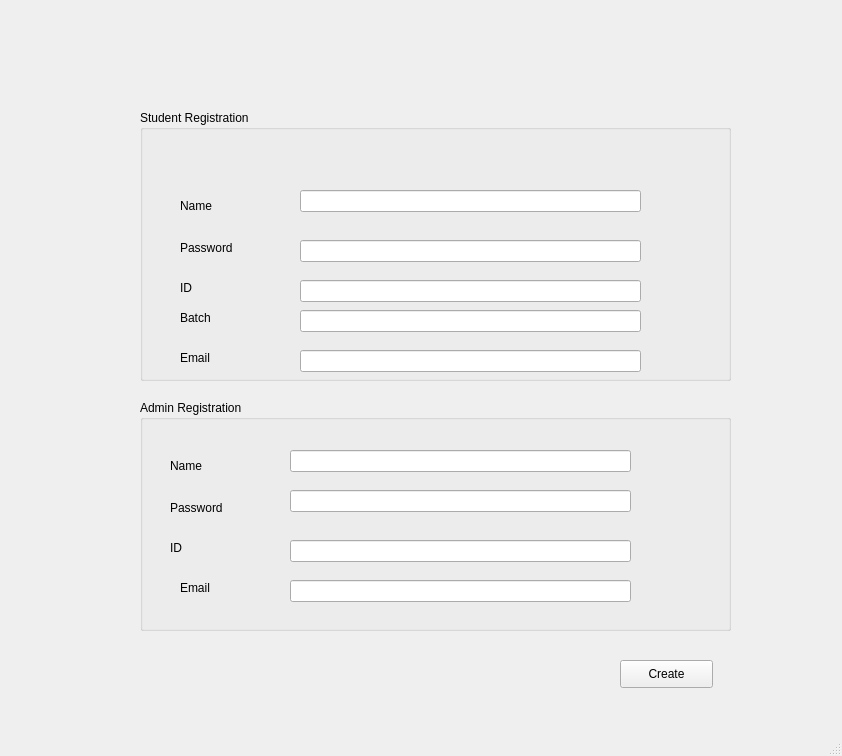
<?xml version="1.0" encoding="UTF-8"?>
<ui version="4.0">
 <class>CreateAccount</class>
 <widget class="QMainWindow" name="CreateAccount">
  <property name="geometry">
   <rect>
    <x>0</x>
    <y>0</y>
    <width>842</width>
    <height>756</height>
   </rect>
  </property>
  <property name="windowTitle">
   <string>MainWindow</string>
  </property>
  <widget class="QWidget" name="centralwidget">
   <widget class="QGroupBox" name="groupBox">
    <property name="geometry">
     <rect>
      <x>140</x>
      <y>400</y>
      <width>591</width>
      <height>231</height>
     </rect>
    </property>
    <property name="title">
     <string>Admin Registration</string>
    </property>
    <widget class="QLabel" name="label_9">
     <property name="geometry">
      <rect>
       <x>40</x>
       <y>180</y>
       <width>111</width>
       <height>16</height>
      </rect>
     </property>
     <property name="text">
      <string>Email</string>
     </property>
    </widget>
    <widget class="QLineEdit" name="Admin_Email">
     <property name="geometry">
      <rect>
       <x>150</x>
       <y>180</y>
       <width>341</width>
       <height>22</height>
      </rect>
     </property>
    </widget>
    <widget class="QLineEdit" name="Admin_Name">
     <property name="geometry">
      <rect>
       <x>150</x>
       <y>50</y>
       <width>341</width>
       <height>22</height>
      </rect>
     </property>
    </widget>
    <widget class="QLineEdit" name="Admin_Password">
     <property name="geometry">
      <rect>
       <x>150</x>
       <y>90</y>
       <width>341</width>
       <height>22</height>
      </rect>
     </property>
    </widget>
    <widget class="QLabel" name="label_6">
     <property name="geometry">
      <rect>
       <x>30</x>
       <y>100</y>
       <width>111</width>
       <height>16</height>
      </rect>
     </property>
     <property name="text">
      <string>Password</string>
     </property>
    </widget>
    <widget class="QLabel" name="label_4">
     <property name="geometry">
      <rect>
       <x>30</x>
       <y>50</y>
       <width>111</width>
       <height>31</height>
      </rect>
     </property>
     <property name="text">
      <string>Name</string>
     </property>
    </widget>
    <widget class="QLineEdit" name="Admin_ID">
     <property name="geometry">
      <rect>
       <x>150</x>
       <y>140</y>
       <width>341</width>
       <height>22</height>
      </rect>
     </property>
    </widget>
    <widget class="QLabel" name="label_10">
     <property name="geometry">
      <rect>
       <x>30</x>
       <y>140</y>
       <width>111</width>
       <height>16</height>
      </rect>
     </property>
     <property name="text">
      <string>ID</string>
     </property>
    </widget>
   </widget>
   <widget class="QGroupBox" name="groupBox_2">
    <property name="geometry">
     <rect>
      <x>140</x>
      <y>110</y>
      <width>591</width>
      <height>271</height>
     </rect>
    </property>
    <property name="title">
     <string>Student Registration</string>
    </property>
    <widget class="QLineEdit" name="Student_Name">
     <property name="geometry">
      <rect>
       <x>160</x>
       <y>80</y>
       <width>341</width>
       <height>22</height>
      </rect>
     </property>
    </widget>
    <widget class="QLineEdit" name="Student_Password">
     <property name="geometry">
      <rect>
       <x>160</x>
       <y>130</y>
       <width>341</width>
       <height>22</height>
      </rect>
     </property>
    </widget>
    <widget class="QLineEdit" name="Student_Batch">
     <property name="geometry">
      <rect>
       <x>160</x>
       <y>200</y>
       <width>341</width>
       <height>22</height>
      </rect>
     </property>
    </widget>
    <widget class="QLineEdit" name="Student_Email">
     <property name="geometry">
      <rect>
       <x>160</x>
       <y>240</y>
       <width>341</width>
       <height>22</height>
      </rect>
     </property>
    </widget>
    <widget class="QLabel" name="label">
     <property name="geometry">
      <rect>
       <x>40</x>
       <y>80</y>
       <width>111</width>
       <height>31</height>
      </rect>
     </property>
     <property name="text">
      <string>Name</string>
     </property>
    </widget>
    <widget class="QLabel" name="label_3">
     <property name="geometry">
      <rect>
       <x>40</x>
       <y>130</y>
       <width>111</width>
       <height>16</height>
      </rect>
     </property>
     <property name="text">
      <string>Password</string>
     </property>
    </widget>
    <widget class="QLabel" name="label_7">
     <property name="geometry">
      <rect>
       <x>40</x>
       <y>200</y>
       <width>111</width>
       <height>16</height>
      </rect>
     </property>
     <property name="text">
      <string>Batch</string>
     </property>
    </widget>
    <widget class="QLabel" name="label_8">
     <property name="geometry">
      <rect>
       <x>40</x>
       <y>240</y>
       <width>111</width>
       <height>16</height>
      </rect>
     </property>
     <property name="text">
      <string>Email</string>
     </property>
    </widget>
    <widget class="QLineEdit" name="Student_ID">
     <property name="geometry">
      <rect>
       <x>160</x>
       <y>170</y>
       <width>341</width>
       <height>22</height>
      </rect>
     </property>
    </widget>
    <widget class="QLabel" name="label_5">
     <property name="geometry">
      <rect>
       <x>40</x>
       <y>170</y>
       <width>111</width>
       <height>16</height>
      </rect>
     </property>
     <property name="text">
      <string>ID</string>
     </property>
    </widget>
   </widget>
   <widget class="QPushButton" name="PushButton_OK">
    <property name="geometry">
     <rect>
      <x>620</x>
      <y>660</y>
      <width>93</width>
      <height>28</height>
     </rect>
    </property>
    <property name="text">
     <string>Create</string>
    </property>
   </widget>
  </widget>
  <widget class="QMenuBar" name="menubar">
   <property name="geometry">
    <rect>
     <x>0</x>
     <y>0</y>
     <width>842</width>
     <height>26</height>
    </rect>
   </property>
  </widget>
  <widget class="QStatusBar" name="statusbar"/>
 </widget>
 <resources/>
 <connections/>
</ui>
